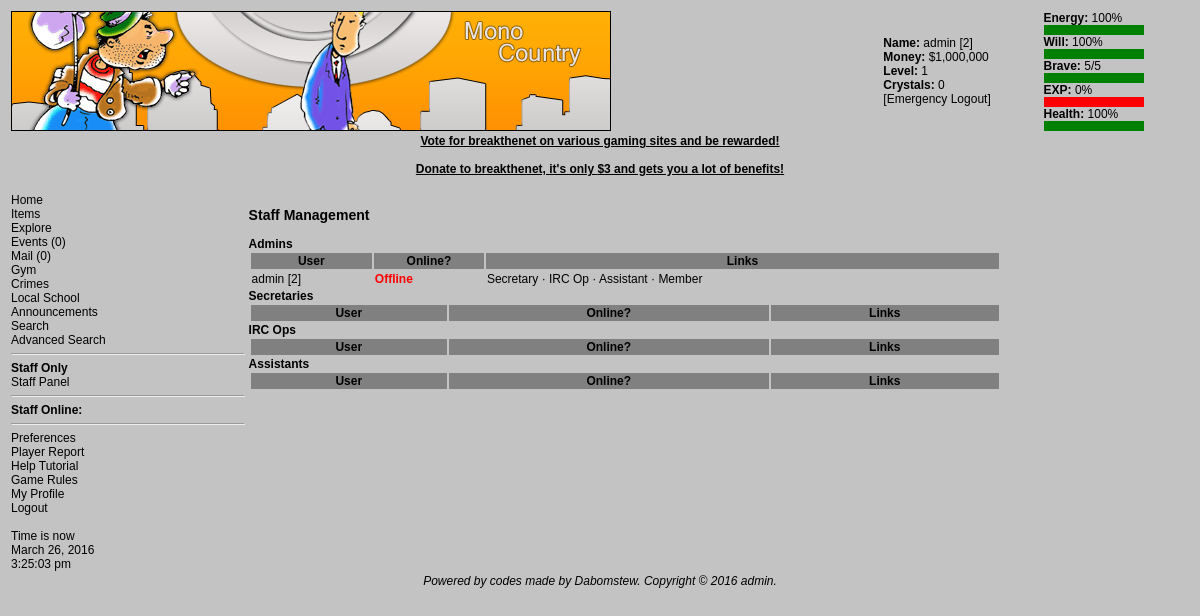
The page /new_staff.php?action=stafflist (signed in) on the database its author committed.
### tables this page shows
CREATE TABLE `users` (
  `userid` int(11) NOT NULL AUTO_INCREMENT,
  `username` varchar(255) NOT NULL DEFAULT '',
  `userpass` varchar(255) NOT NULL DEFAULT '',
  `level` int(11) NOT NULL DEFAULT '0',
  `exp` decimal(11,4) NOT NULL DEFAULT '0.0000',
  `money` int(11) NOT NULL DEFAULT '0',
  `crystals` int(11) NOT NULL DEFAULT '0',
  `laston` int(11) NOT NULL DEFAULT '0',
  `lastip` varchar(255) NOT NULL DEFAULT '',
  `energy` int(11) NOT NULL DEFAULT '0',
  `will` int(11) NOT NULL DEFAULT '0',
  `maxwill` int(11) NOT NULL DEFAULT '0',
  `brave` int(11) NOT NULL DEFAULT '0',
  `maxbrave` int(11) NOT NULL DEFAULT '0',
  `maxenergy` int(11) NOT NULL DEFAULT '0',
  `hp` int(11) NOT NULL DEFAULT '0',
  `maxhp` int(11) NOT NULL DEFAULT '0',
  `lastrest_life` int(11) NOT NULL DEFAULT '0',
  `lastrest_other` int(11) NOT NULL DEFAULT '0',
  `location` int(11) NOT NULL DEFAULT '0',
  `hospital` int(11) NOT NULL DEFAULT '0',
  `jail` int(11) NOT NULL DEFAULT '0',
  `fedjail` int(11) NOT NULL DEFAULT '0',
  `user_level` int(11) NOT NULL DEFAULT '1',
  `gender` enum('Male','Female') NOT NULL DEFAULT 'Male',
  `daysold` int(11) NOT NULL DEFAULT '0',
  `signedup` int(11) NOT NULL DEFAULT '0',
  `course` int(11) NOT NULL DEFAULT '0',
  `cdays` int(11) NOT NULL DEFAULT '0',
  `donatordays` int(11) NOT NULL DEFAULT '0',
  `email` varchar(255) NOT NULL DEFAULT '',
  `login_name` varchar(255) NOT NULL DEFAULT '',
  `display_pic` text NOT NULL,
  `duties` varchar(255) NOT NULL DEFAULT 'N/A',
  `bankmoney` int(11) NOT NULL DEFAULT '0',
  `cybermoney` int(11) NOT NULL DEFAULT '-1',
  `staffnotes` longtext NOT NULL,
  `mailban` int(11) NOT NULL DEFAULT '0',
  `mb_reason` varchar(255) NOT NULL DEFAULT '',
  `hospreason` varchar(255) NOT NULL DEFAULT '',
  `pass_salt` varchar(8) NOT NULL DEFAULT '',
  PRIMARY KEY (`userid`)
);

### new_staff_actions.php (the view, shortened to what this page needs)
<?php
function staff_list()
{
	global $ir, $c, $h, $userid;
	print "<h3>Staff Management</h3>";
	print
	"<b>Admins</b><br />
			<table width=80%><tr style='background:gray'> <th>User</th> <th>Online?</th> <th>Links</th> </tr>";
	$q =
	mysql_query(
			"SELECT * FROM users WHERE user_level=2 ORDER BY userid ASC",
			$c);
	while ($r = mysql_fetch_array($q))
	{
		if ($r['laston'] >= time() - 15 * 60)
		{
			$on = "<font color=green><b>Online</b></font>";
		}
		else
		{
			$on = "<font color=red><b>Offline</b></font>";
		}
		print
		"\n<tr> <td><a href='viewuser.php?u={$r['userid']}'>{$r['username']}</a> [{$r['userid']}]</td> <td>$on</td> <td><a href='new_staff.php?action=userlevel&amp;level=3&amp;ID={$r['userid']}' >Secretary</a> &middot; <a href='new_staff.php?action=userlevel&amp;level=4&amp;ID={$r['userid']}' >IRC Op</a> &middot; <a href='new_staff.php?action=userlevel&amp;level=5&amp;ID={$r['userid']}' >Assistant</a> &middot; <a href='new_staff.php?action=userlevel&amp;level=1&amp;ID={$r['userid']}' >Member</a></td></tr>";
	}
	print "</table>";
	print
	"<b>Secretaries</b><br />
			<table width=80%><tr style='background:gray'> <th>User</th> <th>Online?</th> <th>Links</th> </tr>";
	print "</table>";
	print
	"<b>IRC Ops</b><br />
			<table width=80%><tr style='background:gray'> <th>User</th> <th>Online?</th> <th>Links</th> </tr>";
	print "</table>";
	print
	"<b>Assistants</b><br />
			<table width=80%><tr style='background:gray'> <th>User</th> <th>Online?</th> <th>Links</th> </tr>";
	print "</table>";
}

### css/game.css (style rules this page uses)
body { font-family: helvetica, arial, geneva, sans-serif; font-size: 9pt; color: black; scrollbar-base-color: #005B70; scrollbar-arrow-color: #F3960B; scrollbar-DarkShadow-Color: #000000; }
a:visited,a:active,a:hover,a:link { color: black; text-decoration: none; }
table,tr,td { font-family: helvetica, arial, geneva, sans-serif; font-size: 9pt; }

### rows shown on the page
users: username "admin", userid "2", laston "Offline"

### other values the page prints
$u "admin"
$ir['userid'] "2"
$fm "$1,000,000"
$ir['level'] "1"
$ir['crystals'] "0"
$enperc "100"
$wiperc "100"
$ir['brave'] "5"
$ir['maxbrave'] "5"
$experc "0"
$hpperc "100"
